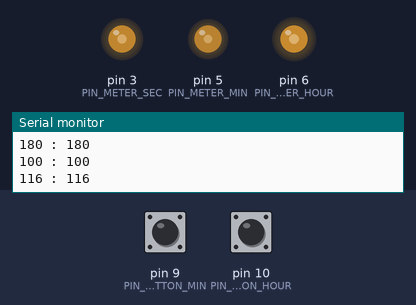
Recording of a sketch running on a simulated Arduino Uno, built with avr-gcc and run on an emulated ATmega328P. On the bench: output pins drawn as LEDs (lit = HIGH), the last lines printed to the serial monitor. The test bench sets the inputs (shaded band); at power-on: pin 9 (PIN_BUTTON_MIN) LOW, pin 10 (PIN_BUTTON_HOUR) LOW. The local clock reads 2024-03-15 10:24:30 at power-on unless the sketch sets it.

Above: at 1.28 s.
1.3 s: pin 9 (PIN_BUTTON_MIN) pulled HIGH for 0.15 s
At 3.7 s:
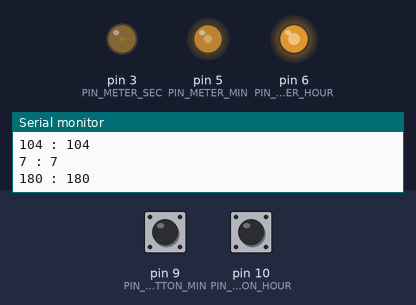
4.3 s: pin 10 (PIN_BUTTON_HOUR) pulled HIGH for 3.2 s
At 9.5 s:
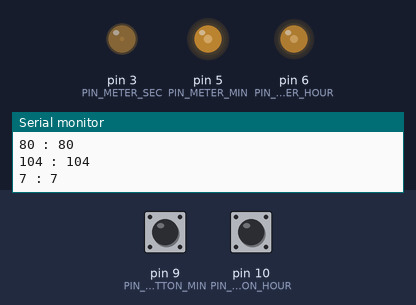
9.7 s: pin 9 (PIN_BUTTON_MIN) pulled HIGH for 1 s
At 10.1 s:
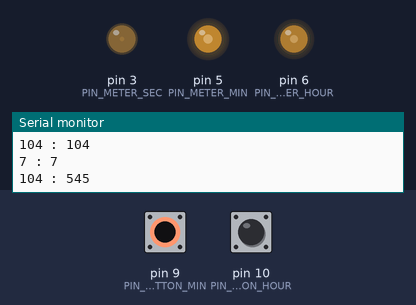
12.7 s: pin 9 (PIN_BUTTON_MIN) pulled HIGH for 3.2 s
At 14.6 s:
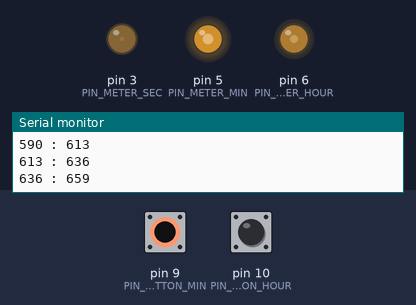
17.4 s: pin 10 (PIN_BUTTON_HOUR) pulled HIGH for 0.15 s
At 18.8 s:
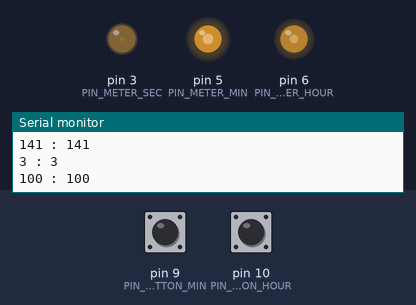
20.4 s: pin 10 (PIN_BUTTON_HOUR) pulled HIGH for 1 s
At 36.4 s:
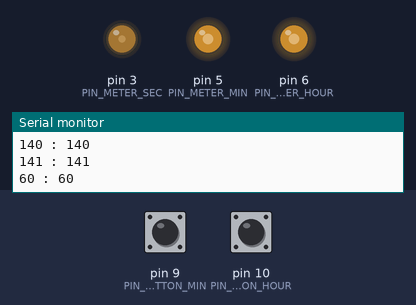
Timing chart, 0 to 40.6 s (numbered marks = the images above; inputs shaded):
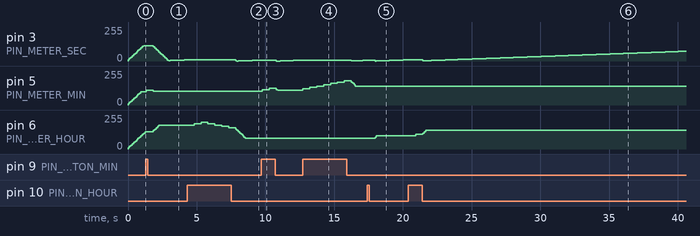

Measured:
- after the input at 1.3 s, pin 5 (PIN_METER_MIN): 100/255 → 110/255 at once, → 104/255 0.50 s later
- after the input at 4.3 s, pin 6 (PIN_METER_HOUR): rises from 180/255 to 200/255 in 0.50 s, then falls to 80/255 in 3.2 s
- after the input at 9.7 s, pin 5 (PIN_METER_MIN): 104/255 → 114/255 after 0.07 s, → 124/255 0.50 s later, → 114/255 0.50 s later, → 112/255 0.10 s later
- after the input at 12.7 s, pin 5 (PIN_METER_MIN): rises from 112/255 to 182/255 in 3.0 s, then falls to 141/255 in 0.91 s
- after the input at 17.4 s, pin 6 (PIN_METER_HOUR): 80/255 → 90/255 after 0.58 s, → 100/255 0.10 s later
- after the input at 20.4 s, pin 6 (PIN_METER_HOUR): 100/255 → 110/255 after 0.54 s, → 120/255 0.50 s later, → 130/255 0.10 s later, → 140/255 0.10 s later

The sketch:

sketch_may25b.ino
```cpp
#include <Wire.h>
#include "RTClib.h"

RTC_DS1307 RTC;

// Define the Pins we are using.
#define PIN_BUTTON_HOUR 10
#define PIN_BUTTON_MIN 9
#define PIN_METER_HOUR 6
#define PIN_METER_MIN 5
#define PIN_METER_SEC 3

// Define the minimum and maximum PWM values for all the meters.
// These values can be used to calibrate the meters.
#define MINIMUM_PWM_VALUE_HOUR 0
#define MAXIMUM_PWM_VALUE_HOUR 220
#define MINIMUM_PWM_VALUE_MIN 0
#define MAXIMUM_PWM_VALUE_MIN 250
#define MINIMUM_PWM_VALUE_SEC 0
#define MAXIMUM_PWM_VALUE_SEC 225

class NeedleManager
{
  public:
  //Constructor
  NeedleManager(int timeBase, int pin)
  : _needlePin(pin),
    _timeBase(timeBase),
    _needleSpeed(100), // units per second
    _currentPosition(0)
  { }

  void updatePosition(int target)
  {
    Serial.print(_targetPosition);
    Serial.print(" : ");
    Serial.println(target);
    _targetPosition = target;
    int moveDirection = _targetPosition - _currentPosition;
    if (moveDirection > 0)
    {
      _currentPosition += (float)_needleSpeed * (float)_timeBase / 1000.;
      if (_currentPosition > _targetPosition)
        _currentPosition = _targetPosition;
    }
    else if (moveDirection < 0)
    {
      _currentPosition -= (float)_needleSpeed * (float)_timeBase / 1000.;
      if (_currentPosition < _targetPosition)
        _currentPosition = _targetPosition;
    }
    analogWrite(_needlePin,_currentPosition);
  }

  private:
  int _needleSpeed;
  int _targetPosition;
  int _currentPosition;
  int _timeBase;
  int _needlePin;
};

int timeBase = 100;
NeedleManager hourNeedle = NeedleManager(timeBase,PIN_METER_HOUR);
NeedleManager minuteNeedle = NeedleManager(timeBase,PIN_METER_MIN);
NeedleManager secondNeedle = NeedleManager(timeBase,PIN_METER_SEC);

void animateMeter(uint8_t pin, uint8_t min, uint8_t max) {
  uint8_t v;
  for (v = min; v <= max; v++) {
    analogWrite(pin, v);
    delay(20);
  }
  analogWrite(pin, min);
  delay(1000);
}

void setup () {
  Serial.begin(9600);
  Wire.begin();
  RTC.begin();
  // Check to see if the RTC is keeping time.  If it is, load the time from your computer.
  if (! RTC.isrunning()) {
    Serial.println("RTC is NOT running!");
    // This will reflect the time that your sketch was compiled
    RTC.adjust(DateTime(__DATE__, __TIME__));
  }
  pinMode(PIN_METER_HOUR, OUTPUT);
  pinMode(PIN_METER_MIN, OUTPUT);
  pinMode(PIN_METER_SEC, OUTPUT);
  pinMode(PIN_BUTTON_MIN, INPUT);
  pinMode(PIN_BUTTON_HOUR, INPUT);

}

void loop () {
      DateTime now = RTC.now();
      int8_t h = (now.hour() == 0 || now.hour() == 12) ? 12 : now.hour() % 12;
      hourNeedle.updatePosition(map(h, 1, 12, MINIMUM_PWM_VALUE_HOUR, MAXIMUM_PWM_VALUE_HOUR));
      minuteNeedle.updatePosition(map(now.minute(), 0, 60, MINIMUM_PWM_VALUE_MIN, MAXIMUM_PWM_VALUE_MIN));
      secondNeedle.updatePosition(map(now.second(), 0, 60, MINIMUM_PWM_VALUE_SEC, MAXIMUM_PWM_VALUE_SEC));
      delay(timeBase);

      while (digitalRead(PIN_BUTTON_HOUR)) {
        DateTime now = RTC.now();
        RTC.adjust(DateTime(now.year(), now.month(), now.day(), (now.hour() + 1) % 24, now.minute(), 0));
        int8_t h = (now.hour() == 0 || now.hour() == 12) ? 12 : now.hour() % 12;
        hourNeedle.updatePosition(map(h, 1, 12, MINIMUM_PWM_VALUE_HOUR, MAXIMUM_PWM_VALUE_HOUR));
        delay(500);
     }
     while (digitalRead(PIN_BUTTON_MIN)) {
        DateTime now = RTC.now();
        RTC.adjust(DateTime(now.year(), now.month(), now.day(), now.hour(), (now.minute() + 1) % 60, 0));
        minuteNeedle.updatePosition(map(now.minute(), 1, 12, MINIMUM_PWM_VALUE_MIN, MAXIMUM_PWM_VALUE_MIN));
        delay(500);
     }
}
```
